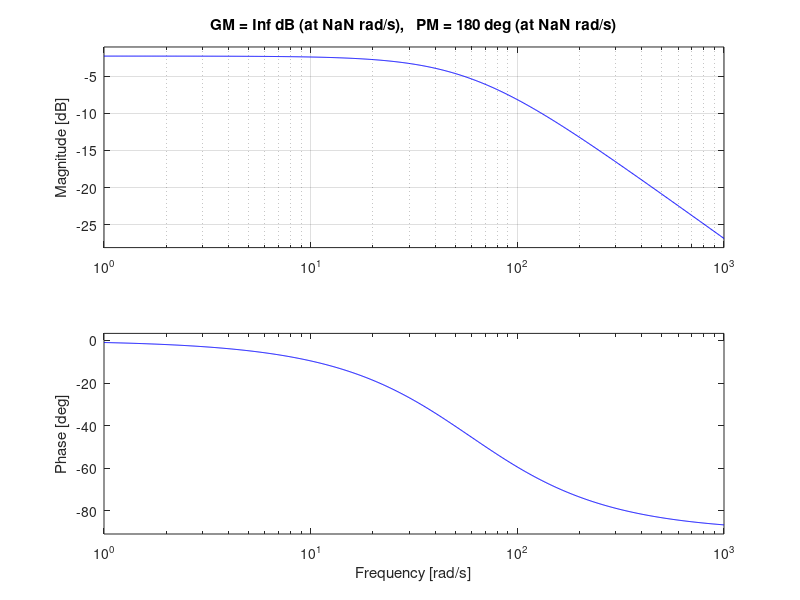

Here is the MATLAB script that generated this plot: (Note: this script raises an error after producing the figure.)
%% Model Parameter
clear all; 
close all;

%motor
R = 1.3;%resistance 
L = 0.0220; %inductance 
Ke = -1.0000e+05; %electric stiffness and torque constant

s = tf('s');

%carts and load
M = 1.35;

%spring
Ch = 9; %spring damping
Cm = 6; 
Cl = 8;

Kh = 625; %Stiffness high
Km = 281; %Stiffness Med
Kl = 162; %Stifness low

motor = tf(1, [L R]);
cart = tf(Ke,[M,Cl,Kl]);

figure; margin(motor); grid;

%% position loop design
close all; set(cstprefs.tbxprefs,'FrequencyUnits','Hz');

plant = motor*cart;
figure; margin(plant); grid;
w_motor = damp(motor)/2/pi
w_cart = damp(cart)/2/pi
disp(pole(plant))

%% position loop design
% K HIGH
zero1 = -3.5+22i;
zero2 = -3.5-22i;
pole1 = -100;
gain = -0.02; 

%K LOW
zero1 = -2.5+10i;
zero2 = -2.5-10i;
pole1 = -100;
gain = -0.01; % TO BE FINE TUNED: LOOKOUT FOR OSCILLATIONS

%Controller
controller = zpk([zero1 zero2],...
                 [0 pole1], gain)
             
plant_ol = controller*plant
plant_cl = feedback(plant_ol,1);

%figure; pzmap(plant_ol); grid;
poles_cl = pole(plant_cl)
%figure; pzmap(plant_cl); grid;

figure;     margin(plant); grid;
hold on;    margin(plant_ol);  legend('real','shaped');

figure; bodeplot(plant_cl); grid;
hold on; bodeplot(feedback(controller,plant)); 
legend('T','K');


